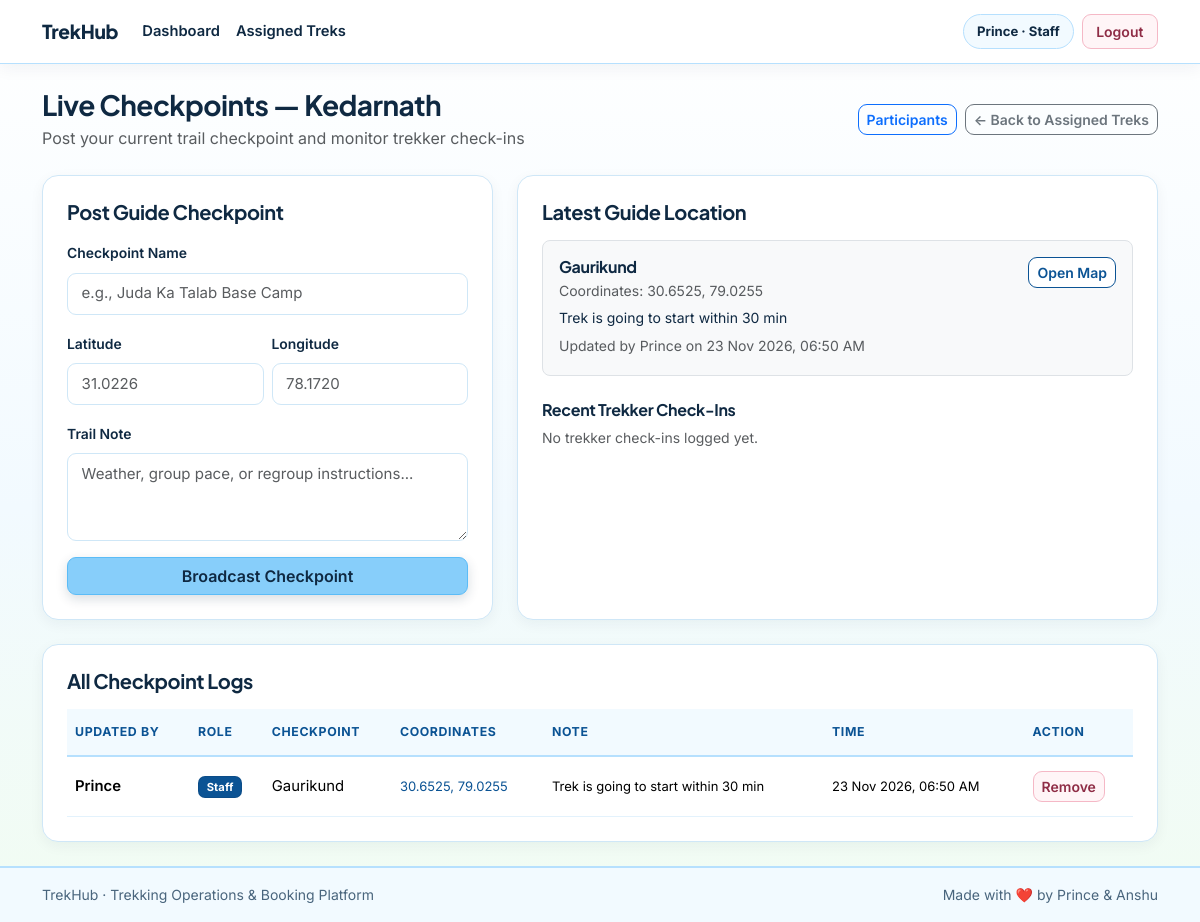
The page /location/trek/1 (signed in) on the database its author committed.
### models/user.py (models this page shows, shortened)
class User(db.Model):
    __tablename__ = "users"
    id = db.Column(db.Integer, primary_key=True)
    name = db.Column(db.String(120), nullable=False)
    email = db.Column(db.String(150), unique=True, nullable=False, index=True)
    password_hash = db.Column(db.String(255), nullable=False)
    phone = db.Column(db.String(20), nullable=True)
    emergency_contact = db.Column(db.String(20), nullable=True)
    role = db.Column(db.String(20), nullable=False, default="user")
    experience = db.Column(db.String(200), nullable=True)
    is_approved = db.Column(db.Boolean, nullable=False, default=True)
    is_blacklisted = db.Column(db.Boolean, nullable=False, default=False)
    created_at = db.Column(db.DateTime, default=lambda: datetime.now(timezone.utc))
    assigned_treks = db.relationship("Trek", back_populates="assigned_staff", lazy=True)
    bookings = db.relationship("Booking", back_populates="user", lazy=True, cascade="all, delete-orphan")
    payments = db.relationship("Payment", back_populates="user", lazy=True, cascade="all, delete-orphan")
    reviews = db.relationship("Review", back_populates="user", lazy=True, cascade="all, delete-orphan")
    location_updates = db.relationship("LocationUpdate", back_populates="user", lazy=True, cascade="all, delete-orphan")

### models/trek.py (models this page shows, shortened)
class Trek(db.Model):
    __tablename__ = "treks"
    id = db.Column(db.Integer, primary_key=True)
    name = db.Column(db.String(150), nullable=False, index=True)
    location = db.Column(db.String(150), nullable=False, index=True)
    difficulty = db.Column(db.String(20), nullable=False, default="Moderate")
    duration_days = db.Column(db.Integer, nullable=False)
    total_slots = db.Column(db.Integer, nullable=False)
    available_slots = db.Column(db.Integer, nullable=False)
    price = db.Column(db.Float, nullable=False, default=0.0)
    assigned_staff_id = db.Column(db.Integer, db.ForeignKey("users.id"), nullable=True)
    status = db.Column(db.String(20), nullable=False, default="Pending")
    start_date = db.Column(db.Date, nullable=False)
    end_date = db.Column(db.Date, nullable=False)
    description = db.Column(db.Text, nullable=True)
    created_at = db.Column(db.DateTime, default=lambda: datetime.now(timezone.utc))
    assigned_staff = db.relationship("User", back_populates="assigned_treks")
    bookings = db.relationship("Booking", back_populates="trek", lazy=True, cascade="all, delete-orphan")
    locations = db.relationship("LocationUpdate", back_populates="trek", lazy=True, cascade="all, delete-orphan")
    reviews = db.relationship("Review", back_populates="trek", lazy=True, cascade="all, delete-orphan")

### models/location.py (models this page shows, shortened)
class LocationUpdate(db.Model):
    __tablename__ = "location_updates"
    id = db.Column(db.Integer, primary_key=True)
    trek_id = db.Column(db.Integer, db.ForeignKey("treks.id"), nullable=False)
    user_id = db.Column(db.Integer, db.ForeignKey("users.id"), nullable=False)
    checkpoint_name = db.Column(db.String(150), nullable=False)
    latitude = db.Column(db.Float, nullable=False)
    longitude = db.Column(db.Float, nullable=False)
    note = db.Column(db.String(255), nullable=True)
    updated_at = db.Column(db.DateTime, default=lambda: datetime.now(timezone.utc))
    trek = db.relationship("Trek", back_populates="locations")
    user = db.relationship("User", back_populates="location_updates")

### routes/location_routes.py (the view)
@location_bp.route("/trek/<int:trek_id>", methods=["GET"])
@role_required("admin", "staff", "user")
def view_location(trek_id):
    return location_controller.view_location(trek_id)

### templates/staff/update_location.html (shortened to what this page needs)
{% extends "base.html" %}  {% block content %}
<div
  class="d-flex flex-wrap justify-content-between align-items-center gap-2 mb-4"
>
  <div>
    <h1 class="h3 fw-bold mb-1">Live Checkpoints &mdash; {{ trek.name }}</h1>
    <p class="text-muted mb-0">
      Post your current trail checkpoint and monitor trekker check-ins
    </p>
  </div>
  <div class="d-flex gap-2">
    <a
      href="{{ url_for('staff.participants', trek_id=trek.id) }}"
      class="btn btn-outline-primary btn-sm"
      >Participants</a
    >
    <a
      href="{{ url_for('staff.assigned_treks') }}"
      class="btn btn-outline-secondary btn-sm"
      >&larr; Back to Assigned Treks</a
    >
  </div>
</div>
<div class="row g-4 mb-4">
  <div class="col-lg-5">
    <div class="card card-trek bg-white p-4 h-100">
      <h2 class="h5 fw-bold mb-3">Post Guide Checkpoint</h2>
      <form
        action="{{ url_for('location.update_location', trek_id=trek.id) }}"
        method="POST"
      >
        <div class="mb-3">
          <label for="checkpoint_name" class="form-label fw-semibold"
            >Checkpoint Name</label
          >
          <input
            type="text"
            class="form-control"
            id="checkpoint_name"
            name="checkpoint_name"
            placeholder="e.g., Juda Ka Talab Base Camp"
            required
          />
        </div>
        <div class="row g-2 mb-3">
          <div class="col-6">
            <label for="latitude" class="form-label fw-semibold"
              >Latitude</label
            >
            <input
              type="number"
              step="any"
              min="-90"
              max="90"
              class="form-control"
              id="latitude"
              name="latitude"
              placeholder="31.0226"
              required
            />
          </div>
          <div class="col-6">
            <label for="longitude" class="form-label fw-semibold"
              >Longitude</label
            >
            <input
              type="number"
              step="any"
              min="-180"
              max="180"
              class="form-control"
              id="longitude"
              name="longitude"
              placeholder="78.1720"
              required
            />
          </div>
        </div>
        <div class="mb-3">
          <label for="note" class="form-label fw-semibold">Trail Note</label>
          <textarea
            class="form-control"
            id="note"
            name="note"
            rows="3"
            placeholder="Weather, group pace, or regroup instructions..."
          ></textarea>
        </div>
        <div class="d-grid">
          <button type="submit" class="btn btn-trek">
            Broadcast Checkpoint
          </button>
        </div>
      </form>
    </div>
  </div>
  <div class="col-lg-7">
    <div class="card card-trek bg-white p-4 h-100">
      <h2 class="h5 fw-bold mb-3">Latest Guide Location</h2>
      {% if latest_staff_location %}
      <div class="border rounded-3 p-3 bg-light mb-3">
        <div class="d-flex justify-content-between align-items-start">
          <div>
            <h3 class="h6 fw-bold mb-1">
              {{ latest_staff_location.checkpoint_name }}
            </h3>
            <p class="small text-muted mb-1">
              Coordinates: {{ latest_staff_location.latitude }}, {{
              latest_staff_location.longitude }}
            </p>
            {% if latest_staff_location.note %}
            <p class="small mb-1">{{ latest_staff_location.note }}</p>
            {% endif %}
            <span class="small text-muted">
              Updated by {{ latest_staff_location.user.name }} on {{
              latest_staff_location.updated_at.strftime('%d %b %Y, %I:%M %p') }}
            </span>
          </div>
          <a
            href="https://www.google.com/maps?q={{ latest_staff_location.latitude }},{{ latest_staff_location.longitude }}"
            target="_blank"
            rel="noopener noreferrer"
            class="btn btn-sm btn-outline-trek"
            >Open Map</a
          >
        </div>
      </div>
      {% else %}
      <p class="text-muted">No guide checkpoint posted yet for this trek.</p>
      {% endif %}
      <h3 class="h6 fw-bold mt-2 mb-2">Recent Trekker Check-Ins</h3>
      {% if trekker_updates %}
      <div class="list-group">
        {% for item in trekker_updates[:5] %}
        <div
          class="list-group-item d-flex justify-content-between align-items-start gap-2"
        >
          <div>
            <div class="fw-semibold">
              {{ item.user.name }} &mdash; {{ item.checkpoint_name }}
            </div>
            <small class="text-muted"
              >{{ item.latitude }}, {{ item.longitude }} &middot; {{
              item.updated_at.strftime('%d %b, %I:%M %p') }}</small
            >
            {% if item.note %}
            <div class="small mt-1">{{ item.note }}</div>
            {% endif %}
          </div>
          <a
            href="https://www.google.com/maps?q={{ item.latitude }},{{ item.longitude }}"
            target="_blank"
            rel="noopener noreferrer"
            class="btn btn-sm btn-outline-secondary"
            >Map</a
          >
        </div>
        {% endfor %}
      </div>
      {% else %}
      <p class="text-muted small mb-0">No trekker check-ins logged yet.</p>
      {% endif %}
    </div>
  </div>
</div>
<div class="card card-trek bg-white p-4">
  <h2 class="h5 fw-bold mb-3">All Checkpoint Logs</h2>
  {% if updates %}
  <div class="table-responsive">
    <table class="table table-hover align-middle table-trekhub mb-0">
      <thead>
        <tr>
          <th>Updated By</th>
          <th>Role</th>
          <th>Checkpoint</th>
          <th>Coordinates</th>
          <th>Note</th>
          <th>Time</th>
          <th>Action</th>
        </tr>
      </thead>
      <tbody>
        {% for item in updates %}
        <tr>
          <td class="fw-semibold">{{ item.user.name }}</td>
          <td>
            <span
              class="badge {{ 'bg-primary' if item.user.role == 'staff' else 'bg-secondary' }}"
              >{{ item.user.role|capitalize }}</span
            >
          </td>
          <td>{{ item.checkpoint_name }}</td>
          <td class="small">
            <a
              href="https://www.google.com/maps?q={{ item.latitude }},{{ item.longitude }}"
              target="_blank"
              rel="noopener noreferrer"
              class="text-decoration-none"
            >
              {{ item.latitude }}, {{ item.longitude }}
            </a>
          </td>
          <td class="small">{{ item.note or '-' }}</td>
          <td class="small">
            {{ item.updated_at.strftime('%d %b %Y, %I:%M %p') }}
          </td>
          <td>
            <form
              action="{{ url_for('location.delete_location', location_id=item.id) }}"
              method="POST"
              class="d-inline"
            >
              <button type="submit" class="btn btn-sm btn-outline-danger">
                Remove
              </button>
            </form>
          </td>
        </tr>
        {% endfor %}
      </tbody>
    </table>
  </div>
  {% else %}
  <p class="text-muted mb-0">No location updates recorded for this trek yet.</p>
  {% endif %}
</div>
{% endblock %}

### templates/base.html (shortened to what this page needs)
<!doctype html>
<html lang="en">
  <head>
    <link
      href="https://cdn.jsdelivr.net/npm/bootstrap@5.3.3/dist/css/bootstrap.min.css"
      rel="stylesheet"
    />
    <link
      rel="stylesheet"
      href="{{ url_for('static', filename='css/style.css') }}"
    />
  </head>
  <body>
    <nav class="navbar navbar-expand-lg navbar-trekhub sticky-top">
      <div class="container">
        <a
          class="navbar-brand d-flex align-items-center gap-2"
          href="{{ url_for('index') }}"
        >
          <span>TrekHub</span>
        </a>
        <div class="collapse navbar-collapse" id="trekhubNavbar">
          <ul class="navbar-nav me-auto mb-2 mb-lg-0">
            {% if current_user %} {% if current_user.role == 'admin' %}
            <li class="nav-item">
              <a class="nav-link" href="{{ url_for('admin.dashboard') }}"
                >Dashboard</a
              >
            </li>
            <li class="nav-item">
              <a class="nav-link" href="{{ url_for('admin.manage_treks') }}"
                >Treks</a
              >
            </li>
            <li class="nav-item">
              <a class="nav-link" href="{{ url_for('admin.all_bookings') }}"
                >Bookings</a
              >
            </li>
            <li class="nav-item">
              <a
                class="nav-link"
                href="{{ url_for('admin.completed_feedback') }}"
                >Feedback</a
              >
            </li>
            <li class="nav-item">
              <a class="nav-link" href="{{ url_for('admin.manage_staff') }}"
                >Staff</a
              >
            </li>
            <li class="nav-item">
              <a class="nav-link" href="{{ url_for('admin.manage_users') }}"
                >Users</a
              >
            </li>
            {% elif current_user.role == 'staff' %}
            <li class="nav-item">
              <a class="nav-link" href="{{ url_for('staff.dashboard') }}"
                >Dashboard</a
              >
            </li>
            <li class="nav-item">
              <a class="nav-link" href="{{ url_for('staff.assigned_treks') }}"
                >Assigned Treks</a
              >
            </li>
            {% endif %} {% endif %}
          </ul>
          <div class="d-flex flex-wrap align-items-center gap-2">
            {% if current_user %}
            <span class="user-pill"
              >{{ current_user.name }} &middot; {{ current_user.role|capitalize
              }}</span
            >
            <a
              href="{{ url_for('auth.logout') }}"
              class="btn btn-sm btn-outline-light"
              >Logout</a
            >
            {% endif %}
          </div>
        </div>
      </div>
    </nav>
    <main class="container py-4">
       {% block content %}{% endblock %}
    </main>
    <footer class="footer-trekhub py-3 mt-auto">
      <div
        class="container d-flex flex-wrap justify-content-between align-items-center gap-2"
      >
        <span>TrekHub &middot; Trekking Operations &amp; Booking Platform</span>
        <span>Made with ❤️ by Prince & Anshu</span>
      </div>
    </footer>
  </body>
</html>

### rows shown on the page
User: name "Prince", role "Staff", user.name "Prince"
Trek: name "Kedarnath"
LocationUpdate: checkpoint_name "Gaurikund", latitude "30.6525", longitude "79.0255", note "Trek is going to start within 30 min", updated_at "23 Nov 2026, 06:50 AM", user.name "Prince", user.role "Staff"
